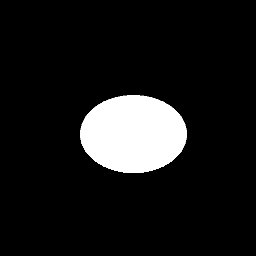
%> input picture loesungen/ub6/eye-mask.png, 256 x 256 px
$ octave a2.m   (GNU Octave 9; MATLAB toolbox functions it lacks are replaced by stand-ins)
%> lines starting %> are read from the running program, lines starting %| are printed output that depends on the picture
### loesungen/ub6/gaussPyramide.m
function P = gaussPyramide(B)
	% create a gaussian pyramide and store it
	% in a linked list
	[h, w] = size(B);
	%printf("%d,%d\n", h, w);
	if (h == 1 || w == 1)
		% stop at size of 1
		P = struct("b", B);
		return;
	end;
	% otherwise, create a thumbnail and recurse
	% first, apply gaussian blurr if possible
	C = B;
	if (h > 2)
		C = falte(B, gauss5());
	end;
	% then shrink the image
	thumb = shrink2x2(C);
	% recurse with thumbnail
	R = gaussPyramide(thumb);
	% append to the tail of the list
	P = struct("b", B, "next", R);
end;

### loesungen/ub6/falte.m
function B = falte(A, k)
% apply the convolution operator on a matrix A with the filter k
% assuming that k has odd width and height and is quadratic.
	[h,w] = size(k);
	s = h - 1;
	pad = (h - 1) / 2;
	A = double(A);
	B = zeros(size(A));
	Ap = padMirror(A, pad);
	for i = 1 : size(A, 1)
		for j = 1 : size(A, 2)
			B(i,j) = sum(sum(k .* Ap(i:i+s,j:j+s)));
		end
	end
end;

### loesungen/ub6/padMirror.m
function A = padMirror(A, x)
	A = horzcat(fliplr(A(:,[1:x])),A,fliplr(A(:,[end-x:end])));
	A = vertcat(flipud(A([1:x],:)),A,flipud(A([end-x:end],:)));
end;

### loesungen/ub6/shrink2x2.m
function A = shrink2x2(B)
% shrink an image to a quarter of its original size by calculating the mean
% of each 2x2 of the original image to create 1 pixel of the new image.
	Bd = double(B);
	[h, w] = size(B);
	A = zeros(h / 2, w / 2);
	for y = 1 : (h / 2)
		for x = 1 : (w / 2)
			A(y, x) = (ones(1,2) * Bd(y*2-1:y*2, x*2-1:x*2) * ones(2, 1)) / 4;
		end;
	end;
end;

### loesungen/ub6/laplacePyramide.m
function P = laplacePyramide(B)
	% create a gaussian pyramide and store it
	% in a linked list

	% ensure we don't have uint8 anymore
	B = double(B);
	[h, w] = size(B);
	printf("%d,%d\n", h, w);
	% easy case, size of 1, break
	if (h == 1 || w == 1)
		P = struct("b", B);
		return;
	end;
	% prepare the shrinked image
	% with gaussian blurr if possible
	C = B;
	if (h > 2)
		C = falte(B, gauss5);
	end;
	% create the thumbnail
	thumb = shrink2x2(C);
	% sample up again
	reenlarged = bilinear2(thumb);
	% subtract from original image
	L = B - reenlarged;
	% recurse
	R = laplacePyramide(thumb);
	P = struct("b", L, "next", R);
end;

### loesungen/ub6/bilinear2.m
function A = bilinear2(B)
% double the size of an image by applying bilinear interpolation
% to generate unknown pixels
	[h, w] = size(B);
	A = zeros(h * 2, w * 2);
	% first insert original image's values
	A([1:2:h*2-1],[1:2:w*2-1]) = B;
	% then interpolate horizontally
	for y = [1:2:h*2-1]
		for x = [2:2:w*2-1]
			A(y,x) = (A(y,x-1) + A(y,x+1))/2;
		end;
	end;
	% then interpolate vertically
	for y = [2:2:h*2-1]
		for x = [1:w*2-1]
			A(y,x) = (A(y-1,x) + A(y+1,x))/2;
		end;
	end;
	A(end,:) = A(end-1,:);
	A(:,end) = A(:,end-1);
end;

### loesungen/ub6/invert.m
function Q = invert(P)
% invert a pyramide (inversion of the linked list)
	Q= struct("b", P.b);
	PI = P.next;
	while(1)
		B = PI.b;
		Q = struct("b", B, "next", Q);
		[h,w] = size(B);
		if (!isfield(PI, "next"))
			break;
		end;
		PI = PI.next;
	end;
end;

### loesungen/ub6/gauss5.m
function A = gauss5()
	A = [1 2 4 2 1]' * [1 2 4 2 1];
	A = A / sum(sum(A));
end;

### loesungen/ub6/a2.m
MASK = imread("eye-mask.png");
%> MASK is the input picture: size 256x256 uint8; min 0, max 255, mean 25.6
HAND = imread("hand-bw.png");
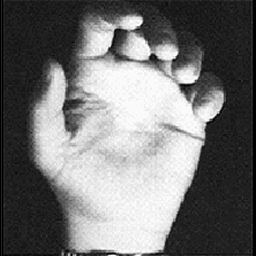
%> input picture loesungen/ub6/hand-bw.png, 256 x 256 px
%> HAND is the input picture: size 256x256 uint8; min 0, max 255, mean 115.1
EYE = imread("eye-bw.png");
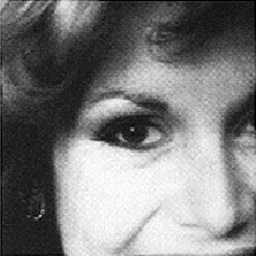
%> input picture loesungen/ub6/eye-bw.png, 256 x 256 px
%> EYE is the input picture: size 256x256 uint8; min 0, max 255, mean 123.8

Pmask = gaussPyramide(MASK);
Lhand = laplacePyramide(HAND);
%| 256,256
%> in bilinear2, `A(end,:) = A(end-1,:);`: A: size 256x256 double; min 0, max 250.1, mean 115.1
%> in bilinear2, `A(:,end) = A(:,end-1);`: A: size 256x256 double; min 1.38, max 250.1, mean 115.1
%| 128,128
%> after the loop in bilinear2 (call 2), `for y = [1:2:h*2-1]`:
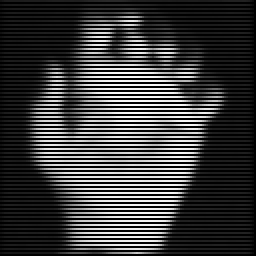
%> A: size 128x128 double (shown 2 times larger); min 0, max 249.9, mean 57.5
%> in bilinear2 (call 2), `A(end,:) = A(end-1,:);`: A: size 128x128 double; min 0, max 249.9, mean 115.1
%> in bilinear2 (call 2), `A(:,end) = A(:,end-1);`: A: size 128x128 double; min 12.35, max 249.9, mean 115.2
%> in laplacePyramide (call 2), `L = B - reenlarged;`:
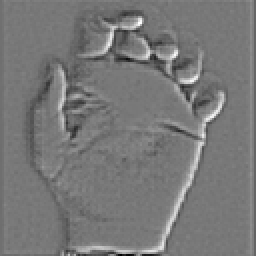
%> L: size 128x128 double (shown 2 times larger); min -76.99, max 86.02, mean -0.1; drawn with min black and max white
%| 64,64
%> after the loop in falte (call 10), `for i = 1 : size(A, 1)`:
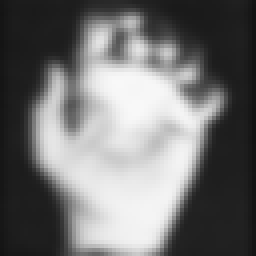
%> B: size 64x64 double (shown 4 times larger); min 18.66, max 248.9, mean 115.1
%> after the loop in bilinear2 (call 3), `for y = [1:2:h*2-1]`:
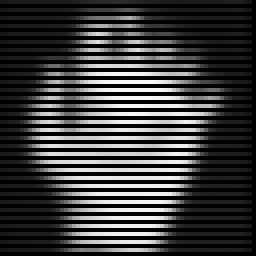
%> A: size 64x64 double (shown 4 times larger); min 0, max 248.5, mean 57.4
%> after the loop in bilinear2 (call 3), `for y = [2:2:h*2-1]`:
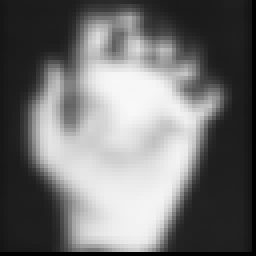
%> A: size 64x64 double (shown 4 times larger); min 0, max 248.5, mean 113.9
%| 32,32
%| 16,16
%| 8,8
%| 4,4
%| 2,2
%| 1,1
Leye = laplacePyramide(EYE);
%| 256,256
%| 128,128
%| 64,64
%| 32,32
%| 16,16
%| 8,8
%| 4,4
%| 2,2
%| 1,1

M = invert(Pmask);
%> the loop in invert, `while(1)` made 8 passes
%> (h, w) on passes 4 to 5: (16, 16), (8, 8)
%> (h, w, PI) on pass 6: (4, 4, {b [22.85 25.28 25.7 28.43]})
%> M = {b 25.57}
B = invert(Lhand);
%> the loop in invert (call 2), `while(1)` made 8 passes
%> (h, w, PI) on pass 6: (4, 4, {b [-6.59 -9.51 11.06 5.04]})
%> B = {b 115.1}
A = invert(Leye);
%> A = {b 123.8}

%% create mixed image's laplace pyramid
% G
GA = A.b;
%> GA = 123.8
GB = B.b;
%> GB = 115.1
GX = M.b/255 * GA + (1-M.b/255) * GB;
%> GX = 116
X = struct("b", GX);
%> X = {b 116}
% iterators
MI = M.next;
%> MI = {b [22.85 25.28 25.7 28.43]}
AI = A.next;
%> AI = {b [-30.8 -12.91 2.35 41.35]}
BI = B.next;
%> BI = {b [-6.59 -9.51 11.06 5.04]}
% loop
while(1)
	LX = (MI.b/255) .* BI.b + (1-MI.b/255) .* AI.b;
	X = struct("b", LX, "next", X);
	if (!isfield(MI, "next"))
		break;
	end;
	MI = MI.next;
	AI = AI.next;
	BI = BI.next;
end;
%> this loop made 8 passes
%> X on pass 1: {b [-28.63 -12.57 3.23 37.3]}

%% reconstruct image from laplace pyramid
X = invert(X);
%> X = {b 116}
G = X.b;
%> G = 116
LI = X.next;
%> LI = {b [-28.63 -12.57 3.23 37.3]}
while(1)
	B = LI.b;
	[h,w] = size(B);
	name = sprintf("mixed.%d.png", w);
	printf("size: %d,%d, name: %s\n", h, w, name);
	R = bilinear2(G) + B;
	imwrite(uint8(R), name);
	G = R;
	if (!isfield(LI, "next"))
		break;
	end;
	LI = LI.next;
end;
%> this loop made 8 passes
%> name on passes 2 to 4: 'mixed.4.png', 'mixed.8.png', 'mixed.16.png'
%> (B, name, G) on pass 1: ([-28.63 -12.57; 3.23 37.3], 'mixed.2.png', [87.33 103.4; 119.2 153.3])
%| size: 2,2, name: mixed.2.png
%| size: 4,4, name: mixed.4.png
%| size: 8,8, name: mixed.8.png
%| size: 16,16, name: mixed.16.png
